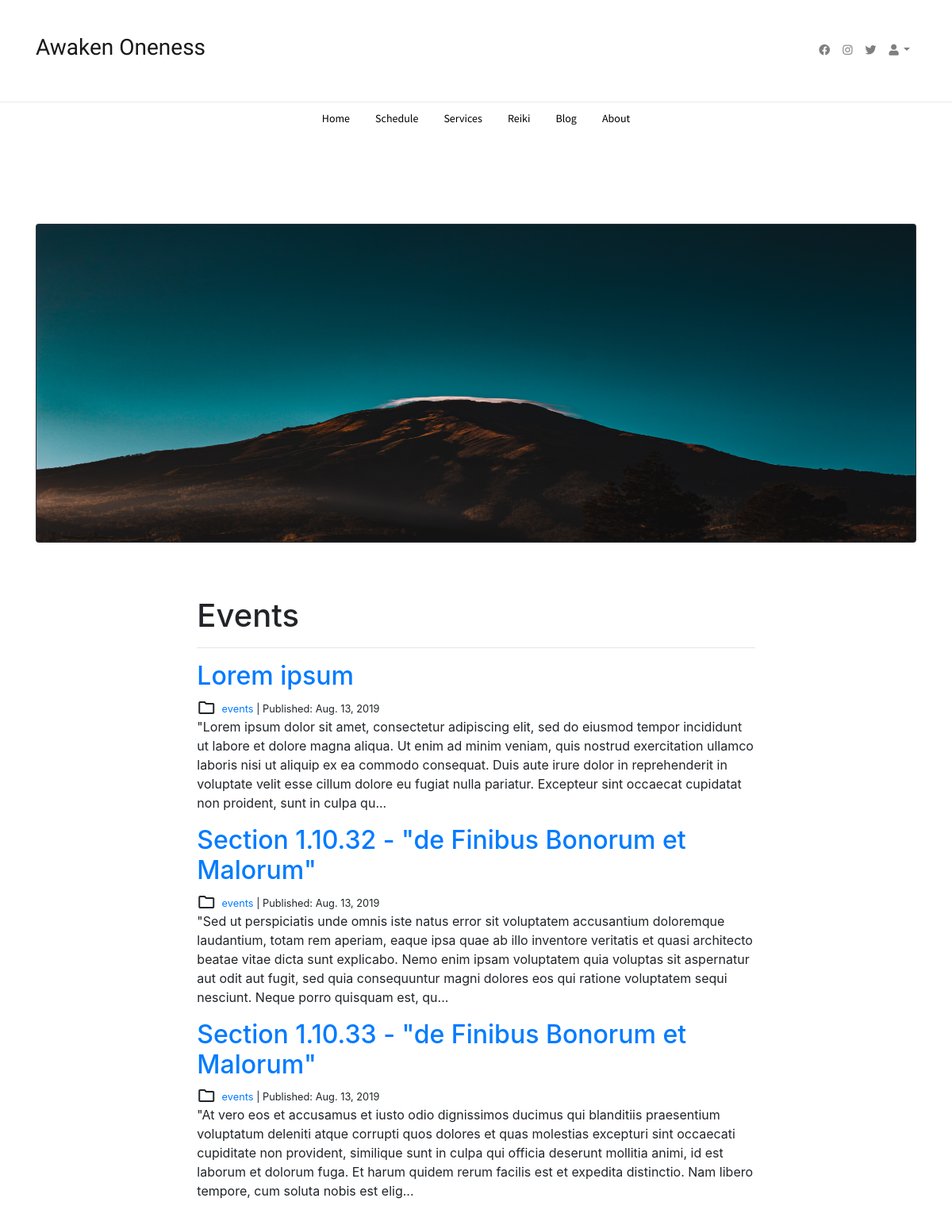
Page /blog/events/ on the committed database.
### blog/models.py (models this page shows, shortened)
class Category(models.Model):
    name = models.CharField(max_length=20)
    class Meta:
        verbose_name_plural = "Categories"

class Post(models.Model):
    title = models.CharField(max_length=255)
    body = models.TextField()
    created_on = models.DateTimeField("date published", default=datetime.now())
    last_modified = models.DateTimeField(auto_now=True)
    categories = models.ManyToManyField('Category', related_name='posts')

### blog/views.py (the view)
# urls.py: path("<category>/", views.blog_category, name="blog_category"),
def blog_category(request, category):
    posts = Post.objects.filter(categories__name__contains=category).order_by(
        '-created_on'
    )
    context = {"category": category, "posts": posts}
    return render(request, "blog_category.html", context)

### blog/templates/blog_category.html
{% extends "base.html" %}
{% block content %}
<div class="col-md-8 offset-md-2">
    <h1>{{ category | title }}</h1>
    <hr>
    {% for post in posts %}
        <h2><a href="{% url 'blog_detail' post.pk%}">{{ post.title }}</a></h2>
        <small>
            <i class="material-icons-outlined" style="vertical-align: bottom">folder</i>&nbsp;
            {% for category in post.categories.all %}
            <a href="{% url 'blog_category' category.name %}">
                {{ category.name }}
            </a>| Published: {{ post.created_on.date }}
            {% endfor %}
        </small>
        <p>{{ post.body | slice:":400" }}...</p>
    {% endfor %}
</div>
{% endblock %}

### blog/templates/base.html (shortened to what this page needs)
<!doctype html>
<html lang="en">
  <head>
    {% load static %}
    <link rel="stylesheet" type="text/css" href="{% static '/css/style.css' %}">
    <link rel="stylesheet" href="https://stackpath.bootstrapcdn.com/bootstrap/4.1.3/css/bootstrap.min.css">
    <link href="/static/fontawesome/css/fontawesome.css" rel="stylesheet">
    <link href="/static/fontawesome/css/brands.css" rel="stylesheet">
    <link href="/static/fontawesome/css/solid.css" rel="stylesheet">
</head>
<div class="site-branding">
  <nav class="navbar navbar-expand-lg navbar-light bg-white">
    <div class="container">
      <a class="navbar-brand" href="{% url 'project_index' %}"><h3>Awaken Oneness</h3></a>
        {% include 'includes/top_nav_social.html' %}
      </div>
    </nav>
  </div>
<div class="container">
      {% include 'includes/navbar-items.html' %}
</div>
<br>
<br>
<br>
<div class="wrapper">
  <div class="card bg-dark text-white">
    <img src="/static/img/brynden-oIN4fV6DxAQ-unsplash.jpg" class="card-img" alt="Header_Image" width="700" height="400"/>
    <div class="card-img-overlay">
  </div>
</div>
<br>
<br>
<div class="container">
    {% block content %}
    {% endblock %}
</div>
</body>

### blog/templates/includes/top_nav_social.html (shortened to what this page needs)
<ul class="navbar-nav ml-auto nav-flex-icons">
<li class="nav-item">
<a class="nav-link waves-effect waves-solid">
  <i class="fab fa-facebook"></i>
</a>
</li>
<li class="nav-item">
<a class="nav-link waves-effect waves-solid">
  <i class="fab fa-instagram"></i>
</a>
</li>
<li class="nav-item">
<a class="nav-link waves-effect waves-solid">
  <i class="fab fa-twitter"></i>
</a>
</li>
<li class="nav-item dropdown">
<a class="nav-link dropdown-toggle" id="navbarDropdownMenuLink-333" data-toggle="dropdown"
  aria-haspopup="true" aria-expanded="false">
  <i class="fas fa-user"></i>
</a>
</li>
</ul>

### blog/templates/includes/navbar-items.html
<nav>
    <ul class="nav justify-content-center bg-white">
    <li class="nav-item">
      <a class="nav-link" href="{% url 'project_index' %}">Home</a>
    </li>
    <li class="nav-item">
      <a class="nav-link" href="#">Schedule</a>
    </li>
    <li class="nav-item">
      <a class="nav-link" href="#">Services</a>
    </li>
    <li class="nav-item">
      <a class="nav-link" href="#">Reiki</a>
    </li>
    <li class="nav-item">
      <a class="nav-link" href="{% url 'blog_index' %}">Blog</a>
    </li>
    <li class="nav-item">
      <a class="nav-link" href="#">About</a>
    </li>
    </ul>
</nav>

### blog/static/css/style.css (style rules this page uses)
.nav-link { color: #000000; font-family: 'Source Sans Pro', sans-serif; line-height: 1.85; font-weight: 400; font-size: 14px }
h2 { color: #333333; font-family: 'Droid Serif', serif; font-weight: 400; }
.site-branding { text-align: center; padding: 30px 0; border-bottom: 1px solid #ebebeb; }
.navbar-brand { font-family: 'Voltaire', sans-serif; justify-content: center; }
.wrapper { padding: 20px 35px; }
.card { margin: 20px 10px; }

### rows in the picture
Category: name "Events", name "events"
Post: title "Lorem ipsum", created_on "Aug. 13, 2019", body "\"Lorem ipsum dolor sit amet, consectetur adipiscing elit, sed do eiusmod tempor incididunt ut labore et dolore magna aliqua. Ut enim ad minim veniam, quis nostrud exercitation ullamco laboris nisi ut aliquip ex ea commodo consequat. Duis aute irure dolor in reprehenderit in voluptate velit esse cillum dolore eu fugiat nulla pariatur. Excepteur sint occaecat cupidatat non proident, sunt in culpa qu"
Post: title "Section 1.10.32 - \"de Finibus Bonorum et Malorum\"", created_on "Aug. 13, 2019", body "\"Sed ut perspiciatis unde omnis iste natus error sit voluptatem accusantium doloremque laudantium, totam rem aperiam, eaque ipsa quae ab illo inventore veritatis et quasi architecto beatae vitae dicta sunt explicabo. Nemo enim ipsam voluptatem quia voluptas sit aspernatur aut odit aut fugit, sed quia consequuntur magni dolores eos qui ratione voluptatem sequi nesciunt. Neque porro quisquam est, qu"
Post: title "Section 1.10.33 - \"de Finibus Bonorum et Malorum\"", created_on "Aug. 13, 2019", body "\"At vero eos et accusamus et iusto odio dignissimos ducimus qui blanditiis praesentium voluptatum deleniti atque corrupti quos dolores et quas molestias excepturi sint occaecati cupiditate non provident, similique sunt in culpa qui officia deserunt mollitia animi, id est laborum et dolorum fuga. Et harum quidem rerum facilis est et expedita distinctio. Nam libero tempore, cum soluta nobis est elig"
